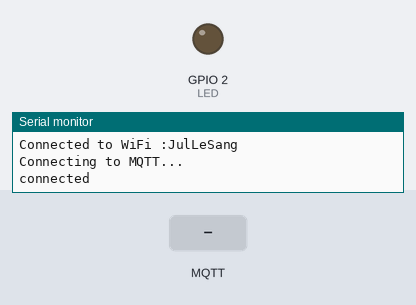
The sketch below on a simulated ESP8266 (NodeMCU). Parts: output pins drawn as LEDs (lit = HIGH), the last lines printed to the serial monitor. Inputs (shaded band) come from the test bench. WiFi joins after 1.5 s; servers stay silent unless stated; no MQTT or app messages arrive unless stated.

Above: at 3.7 s.
3.8 s: MQTT message "on" arrives on the first subscribed topic
At 4.7 s:
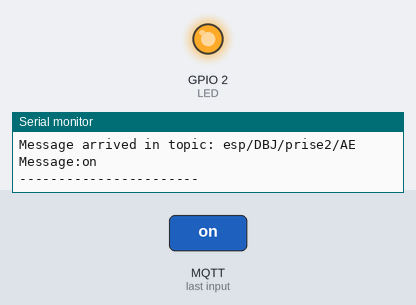
5.3 s: MQTT message "off" arrives on the first subscribed topic
At 5.9 s:
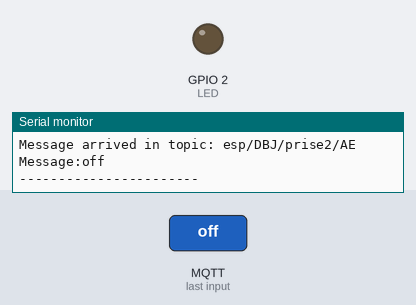
Timing chart, 0 to 8.3 s (numbered marks = the images above; inputs shaded):
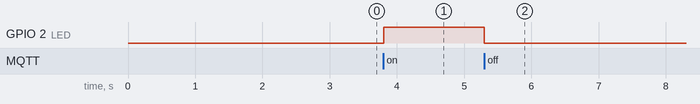

Measured:
- after the input at 3.8 s, GPIO 2 (LED): LOW → HIGH at once
- after the input at 5.3 s, GPIO 2 (LED): HIGH → LOW at once

The sketch:

PriseWifi2.ino
```cpp
/*
 *  ESP8266 NodeMCU MQTT Example
 *  https://circuits4you.com
 *  -Manoj R. Thakur
 */
#include <ESP8266WiFi.h>
#include <PubSubClient.h>

#define LED LED_BUILTIN

//Enter your wifi credentials
const char* ssid = "JulLeSang";
const char* password = "12345679";

//Enter your mqtt server configurations
const char* mqttServer = "test.mosquitto.org";    //Enter Your mqttServer address
const int mqttPort = 1883;       //Port number
const char* mqttUser = "BUI"; //User
const char* mqttPassword = "pi"; //Password

WiFiClient espClient;
PubSubClient client(espClient);

void setup() {
  delay(1000);
  pinMode(LED,OUTPUT);
  Serial.begin(115200);

  WiFi.begin(ssid, password);

  while (WiFi.status() != WL_CONNECTED) {
    delay(500);
    Serial.println("Connecting to WiFi..");
  }
  Serial.print("Connected to WiFi :");
  Serial.println(WiFi.SSID());

  client.setServer(mqttServer, mqttPort);
  client.setCallback(MQTTcallback);

  while (!client.connected()) {
    Serial.println("Connecting to MQTT...");

    //if (client.connect("ESP8266", mqttUser, mqttPassword )) {
    if (client.connect("ESP8266")) {
      Serial.println("connected");

    } else {

      Serial.print("failed with state ");
      Serial.println(client.state());  //If you get state 5: mismatch in configuration
      delay(2000);

    }
  }

  client.publish("esp/DBJ/prise2/AE", "Hello from ESP8266");
  client.subscribe("esp/DBJ/prise2/AE");

}

void MQTTcallback(char* topic, byte* payload, unsigned int length) {

  Serial.print("Message arrived in topic: ");
  Serial.println(topic);

  Serial.print("Message:");

  String message;
  for (int i = 0; i < length; i++) {
    message = message + (char)payload[i];  //Conver *byte to String
  }
   Serial.print(message);
  if(message == "off") {digitalWrite(LED,LOW);}   //LED off
  if(message == "on") {digitalWrite(LED,HIGH);} //LED on

 int ledState = digitalRead(LED);

    // if the state has changed, increment the counter
    if (ledState == HIGH) {
      client.publish("esp/DBJ/prise2/etat", "La LED est allumée"); //
      // if the current state is HIGH then the button
      // went from off to on:
    } else {
      // if the current state is LOW then the button
      // went from on to off:
      client.publish("esp/DBJ/prise2/etat", "La LED est éteinte"); //
    }

  Serial.println();
  Serial.println("-----------------------");
}


void loop() {
  client.loop();
}
```
